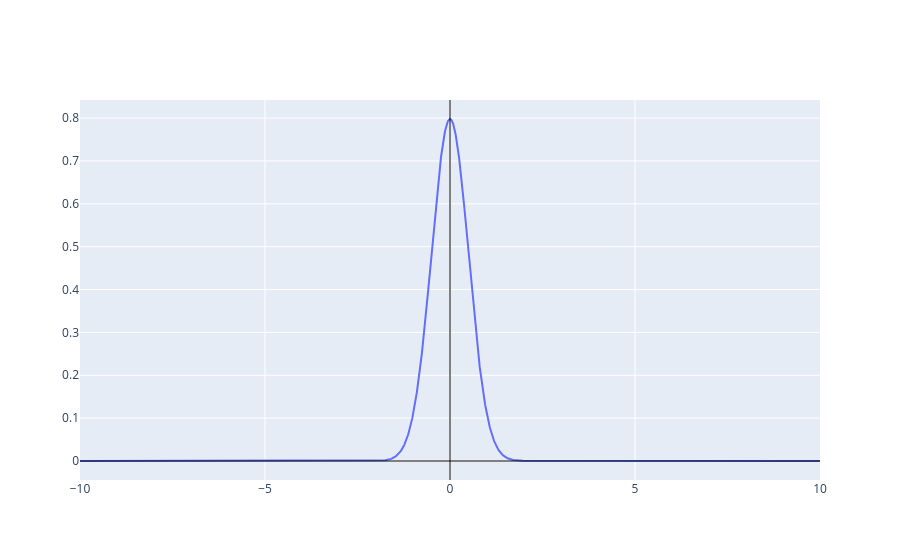

Notebook cell for this chart:
### Code cell
if __name__ == '__main__' and '__file__' not in globals():
  p1x = _marginalize(p1xy, 'x')
  _plot_function(p1x)

### Figure 1 — Plotly figure (JSON) as saved in the notebook; plotly's stock layout.template omitted (floating-point values rounded to 4 significant figures; data arrays with more than 128 entries replaced by an {"elided": "..."} marker saying what was removed)
{"data": [{"mode": "lines", "type": "scatter", "x": {"elided": "4097 float values"}, "y": {"elided": "4097 float values"}}], "layout": {"shapes": [{"line": {"color": "black", "width": 1}, "type": "line", "x0": 0, "x1": 1, "xref": "x domain", "y0": 0, "y1": 0, "yref": "y"}, {"line": {"color": "black", "width": 1}, "type": "line", "x0": 0, "x1": 0, "xref": "x", "y0": 0, "y1": 1, "yref": "y domain"}]}}
